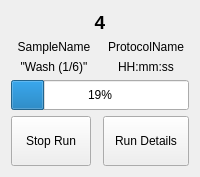
          <widget class="QWidget" name="S4Page1">
           <layout class="QGridLayout" name="gridLayout_32">
            <item row="0" column="0" colspan="2">
             <widget class="QLabel" name="casN_41">
              <property name="sizePolicy">
               <sizepolicy hsizetype="MinimumExpanding" vsizetype="Fixed">
                <horstretch>0</horstretch>
                <verstretch>0</verstretch>
               </sizepolicy>
              </property>
              <property name="font">
               <font>
                <pointsize>14</pointsize>
                <weight>75</weight>
                <bold>true</bold>
               </font>
              </property>
              <property name="text">
               <string>4</string>
              </property>
              <property name="alignment">
               <set>Qt::AlignCenter</set>
              </property>
             </widget>
            </item>
            <item row="1" column="0">
             <widget class="QLabel" name="sampName_4">
              <property name="sizePolicy">
               <sizepolicy hsizetype="MinimumExpanding" vsizetype="Fixed">
                <horstretch>0</horstretch>
                <verstretch>0</verstretch>
               </sizepolicy>
              </property>
              <property name="text">
               <string>SampleName</string>
              </property>
              <property name="alignment">
               <set>Qt::AlignCenter</set>
              </property>
             </widget>
            </item>
            <item row="1" column="1">
             <widget class="QLabel" name="protName_4">
              <property name="sizePolicy">
               <sizepolicy hsizetype="MinimumExpanding" vsizetype="Fixed">
                <horstretch>0</horstretch>
                <verstretch>0</verstretch>
               </sizepolicy>
              </property>
              <property name="text">
               <string>ProtocolName</string>
              </property>
              <property name="alignment">
               <set>Qt::AlignCenter</set>
              </property>
             </widget>
            </item>
            <item row="3" column="0">
             <widget class="QLabel" name="stepLab_4">
              <property name="sizePolicy">
               <sizepolicy hsizetype="MinimumExpanding" vsizetype="Fixed">
                <horstretch>0</horstretch>
                <verstretch>0</verstretch>
               </sizepolicy>
              </property>
              <property name="text">
               <string>&quot;Wash (1/6)&quot;</string>
              </property>
              <property name="alignment">
               <set>Qt::AlignCenter</set>
              </property>
             </widget>
            </item>
            <item row="3" column="1">
             <widget class="QLabel" name="time_4">
              <property name="sizePolicy">
               <sizepolicy hsizetype="MinimumExpanding" vsizetype="Fixed">
                <horstretch>0</horstretch>
                <verstretch>0</verstretch>
               </sizepolicy>
              </property>
              <property name="text">
               <string>HH:mm:ss</string>
              </property>
              <property name="alignment">
               <set>Qt::AlignCenter</set>
              </property>
             </widget>
            </item>
            <item row="4" column="0" colspan="2">
             <widget class="QProgressBar" name="progressBar_4">
              <property name="enabled">
               <bool>true</bool>
              </property>
              <property name="sizePolicy">
               <sizepolicy hsizetype="MinimumExpanding" vsizetype="Fixed">
                <horstretch>0</horstretch>
                <verstretch>0</verstretch>
               </sizepolicy>
              </property>
              <property name="minimumSize">
               <size>
                <width>0</width>
                <height>30</height>
               </size>
              </property>
              <property name="value">
               <number>19</number>
              </property>
              <property name="textVisible">
               <bool>true</bool>
              </property>
              <property name="format">
               <string>%p%</string>
              </property>
             </widget>
            </item>
            <item row="5" column="0">
             <widget class="QPushButton" name="stopB_4">
              <property name="sizePolicy">
               <sizepolicy hsizetype="Fixed" vsizetype="Fixed">
                <horstretch>0</horstretch>
                <verstretch>0</verstretch>
               </sizepolicy>
              </property>
              <property name="minimumSize">
               <size>
                <width>50</width>
                <height>50</height>
               </size>
              </property>
              <property name="text">
               <string>Stop Run</string>
              </property>
             </widget>
            </item>
            <item row="5" column="1">
             <widget class="QPushButton" name="runDetB_4">
              <property name="sizePolicy">
               <sizepolicy hsizetype="MinimumExpanding" vsizetype="Fixed">
                <horstretch>0</horstretch>
                <verstretch>0</verstretch>
               </sizepolicy>
              </property>
              <property name="minimumSize">
               <size>
                <width>0</width>
                <height>50</height>
               </size>
              </property>
              <property name="text">
               <string>Run Details</string>
              </property>
              <property name="autoDefault">
               <bool>false</bool>
              </property>
              <property name="default">
               <bool>false</bool>
              </property>
              <property name="flat">
               <bool>false</bool>
              </property>
             </widget>
            </item>
           </layout>
          </widget>
